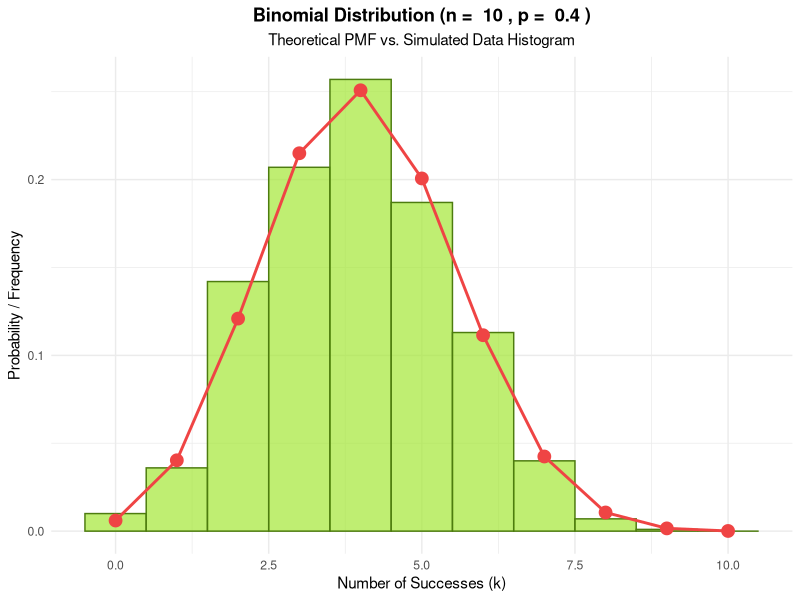
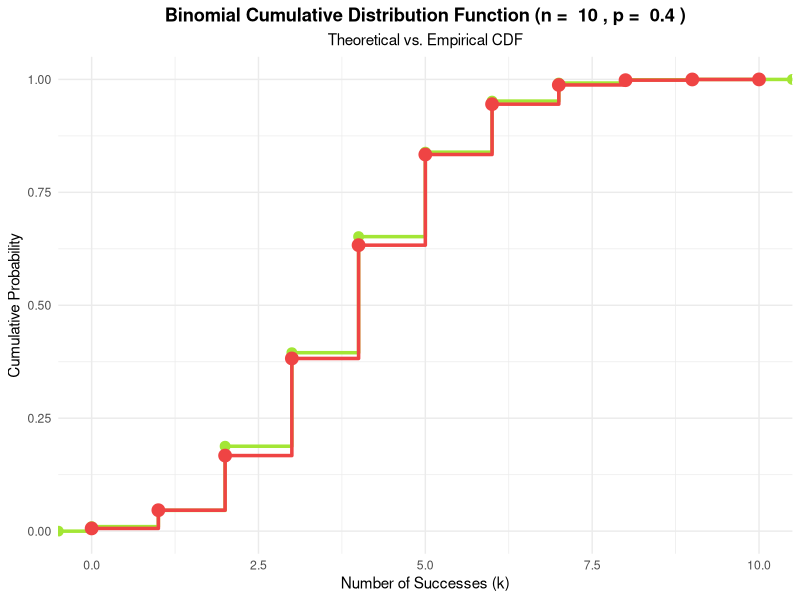

R code for these plots, in order:
## ---- chunk 1
# --- Required Libraries ---
# Install these packages if you haven't already
# install.packages("ggplot2")
# install.packages("dplyr")

# Load the required libraries for plotting and data manipulation
library(ggplot2)
library(dplyr)

# --- Parameters for the Binomial Distribution ---
#
# n: The number of independent trials.
# p: The probability of success in each trial.
#
n <- 10
p <- 0.4

# --- Working with the Binomial Distribution ---

# Calculating the Probability Mass Function (PMF)
# Use the dbinom() function to find the probability of exactly 'k' successes.
# For example, let's find the probability of exactly 4 successes in 10 trials.
k_pmf <- 4
probability_pmf <- dbinom(x = k_pmf, size = n, prob = p)
cat("PMF: Probability of exactly", k_pmf, "successes is", round(probability_pmf, 4), "\n")

# Calculating the Cumulative Distribution Function (CDF)
# Use the pbinom() function to find the probability of 'k' or fewer successes.
# For example, let's find the probability of 4 or fewer successes.
k_cdf <- 4
probability_cdf <- pbinom(q = k_cdf, size = n, prob = p)
cat("CDF: Probability of at most", k_cdf, "successes is", round(probability_cdf, 4), "\n")

# --- Visualizing the Binomial Distribution ---

# Create a data frame for the theoretical distribution (PMF)
# This will be used to plot the dots representing the theoretical probabilities.
theoretical_data <- data.frame(
  k = 0:n,
  probability = dbinom(x = 0:n, size = n, prob = p)
)

# Simulate data to create a histogram
# We will simulate 1000 random samples from the binomial distribution
# to see how the observed frequencies compare to the theoretical probabilities.
set.seed(42) # for reproducibility
simulated_data <- rbinom(n = 1000, size = n, prob = p)
simulated_df <- data.frame(k = simulated_data)

# Create the combined plot: histogram, dots, and connected lines
ggplot(simulated_df, aes(x = k)) +
  # Create a histogram of the simulated data
  geom_histogram(
    aes(y = after_stat(count/sum(count))), # Normalize count to show proportions
    binwidth = 1, fill = "#a3e635", color = "#4d7c0f", alpha = 0.7
  ) +
  # Add the theoretical probability dots on top
  geom_point(data = theoretical_data, aes(x = k, y = probability), color = "#ef4444", size = 4) +
  # Add lines connecting the theoretical dots to show the trend
  geom_line(data = theoretical_data, aes(x = k, y = probability), color = "#ef4444", size = 1) +
  labs(
    title = paste("Binomial Distribution (n = ", n, ", p = ", p, ")"),
    subtitle = "Theoretical PMF vs. Simulated Data Histogram",
    x = "Number of Successes (k)",
    y = "Probability / Frequency"
  ) +
  theme_minimal() +
  theme(
    plot.title = element_text(hjust = 0.5, face = "bold"),
    plot.subtitle = element_text(hjust = 0.5)
  )

# --- Visualizing the Cumulative Distribution Function (CDF) ---
#
# This plot shows the cumulative probability. The theoretical CDF is a step
# function, and the empirical CDF from the simulated data provides a comparison.
#

# Create a data frame for the theoretical CDF
theoretical_cdf_data <- data.frame(
  k = 0:n,
  cumulative_probability = pbinom(q = 0:n, size = n, prob = p)
)

# Create the combined CDF plot: theoretical step function and empirical dots
ggplot(simulated_df, aes(x = k)) +
  # Use stat_ecdf to plot the empirical cumulative distribution
  stat_ecdf(geom = "step", color = "#a3e635", size = 1.2) +
  # Add points to the empirical CDF
  stat_ecdf(geom = "point", color = "#a3e635", size = 3) +
  # Add the theoretical CDF as a step function with a different color
  geom_step(data = theoretical_cdf_data, aes(x = k, y = cumulative_probability), color = "#ef4444", size = 1.2) +
  geom_point(data = theoretical_cdf_data, aes(x = k, y = cumulative_probability), color = "#ef4444", size = 4) +
  labs(
    title = paste("Binomial Cumulative Distribution Function (n = ", n, ", p = ", p, ")"),
    subtitle = "Theoretical vs. Empirical CDF",
    x = "Number of Successes (k)",
    y = "Cumulative Probability"
  ) +
  theme_minimal() +
  theme(
    plot.title = element_text(hjust = 0.5, face = "bold"),
    plot.subtitle = element_text(hjust = 0.5)
  )
